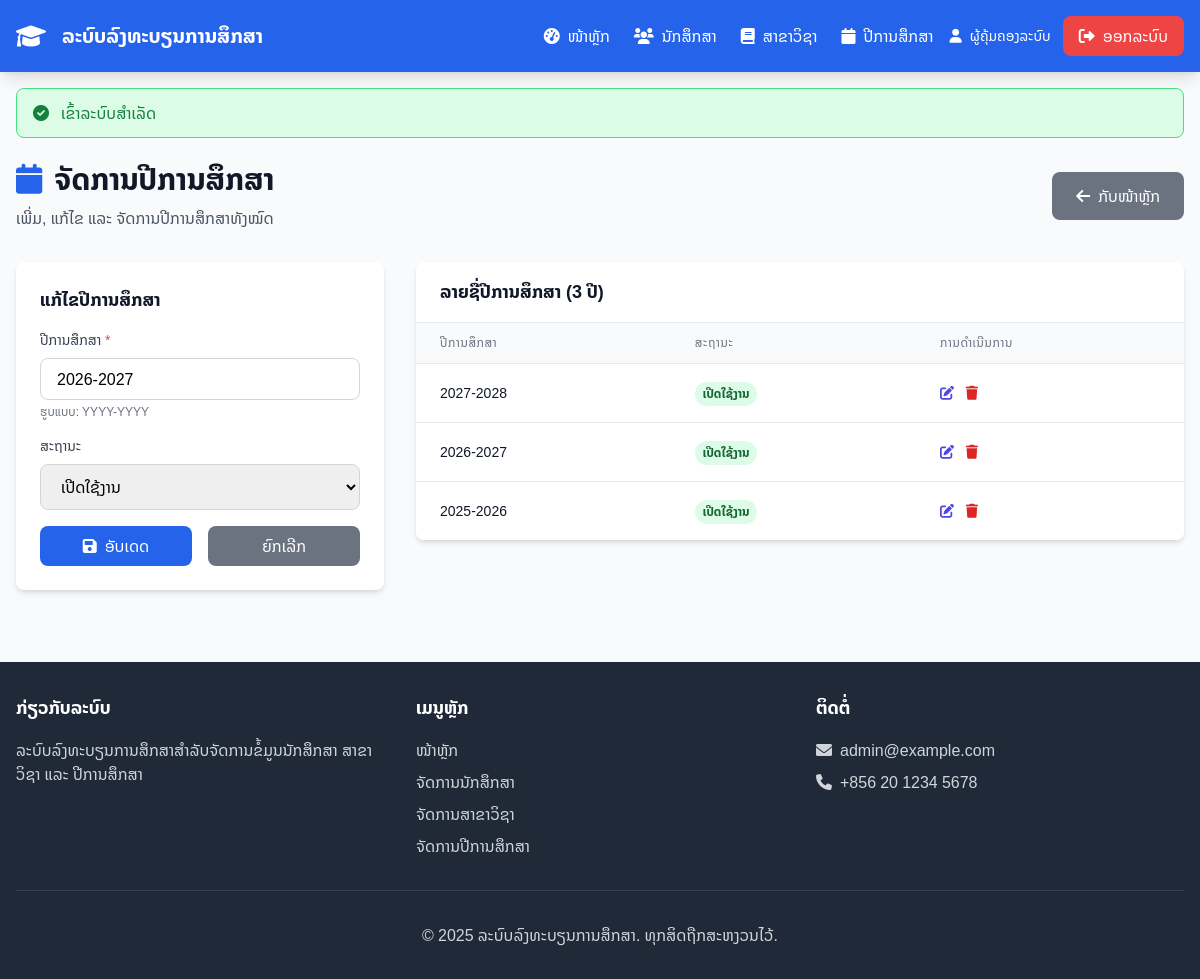
The page /views/years/?edit=2 (signed in) on the database its author committed.
### tables this page shows
CREATE TABLE `academic_years` (
  `id` int(11) NOT NULL,
  `year` varchar(9) NOT NULL,
  `status` enum('active','inactive') NOT NULL DEFAULT 'active'
);

### controllers/AuthController.php (called while the page is built, shortened)
<?php
require_once __DIR__ . '/../config/database.php';
class AuthController {
    public static function isLoggedIn() {
        return isset($_SESSION['user_id']);
    }
    public static function isAdmin() {
        return isset($_SESSION['role']) && $_SESSION['role'] === 'admin';
    }
}
?>

### controllers/YearController.php (called while the page is built, shortened)
<?php
require_once __DIR__ . '/../models/AcademicYear.php';
require_once __DIR__ . '/../config/database.php';
require_once __DIR__ . '/AuthController.php';
class YearController {
    private $academicYear;
    public function __construct() {
        $database = new Database();
        $this->db = $database->getConnection();
        $this->academicYear = new AcademicYear($this->db);
    }
    public function getAll() {
        return $this->academicYear->readAll();
    }
    public function getById($id) {
        $this->academicYear->id = $id;
        if ($this->academicYear->readOne()) {
            return $this->academicYear;
        }
        return null;
    }
}
?>

### config/database.php (called while the page is built, shortened)
<?php
class Database {
    private $host = 'localhost';
    private $db_name = 'register-learning';
    private $username = 'root';
    private $password = '';
    public function getConnection() {
        $this->conn = null;
        try {
            $this->conn = new PDO(
                "mysql:host=" . $this->host . ";dbname=" . $this->db_name . ";charset=utf8",
                $this->username,
                $this->password,
                [
                    PDO::ATTR_ERRMODE => PDO::ERRMODE_EXCEPTION,
                    PDO::ATTR_DEFAULT_FETCH_MODE => PDO::FETCH_ASSOC,
                    PDO::ATTR_EMULATE_PREPARES => false
                ]
            );
        } catch(PDOException $exception) {
            die("ເກີດຂໍ້ຜິດພາດໃນການເຊື່ອມຕໍ່ຖານຂໍ້ມູນ: " . $exception->getMessage());
        }
        return $this->conn;
    }
}
?>

### models/AcademicYear.php (called while the page is built, shortened)
<?php
require_once __DIR__ . '/../config/database.php';
class AcademicYear {
    private $conn;
    private $table_name = "academic_years";
    public $id;
    public function __construct($db) {
        $this->conn = $db;
    }
    public function readAll() {
        $query = "SELECT * FROM " . $this->table_name . " ORDER BY year DESC";
        $stmt = $this->conn->prepare($query);
        $stmt->execute();
        return $stmt->fetchAll();
    }
    public function readOne() {
        $query = "SELECT * FROM " . $this->table_name . " WHERE id = :id";
        $stmt = $this->conn->prepare($query);
        $stmt->bindParam(':id', $this->id);
        $stmt->execute();
        if($stmt->rowCount() > 0) {
            $row = $stmt->fetch();
            $this->year = $row['year'];
            $this->status = $row['status'];
            return true;
        }
        return false;
    }
}
?>

### views/years/index.php (the view, shortened to what this page needs)
<?php
require_once __DIR__ . '/../../controllers/YearController.php';
$yearController = new YearController();
$academic_years = $yearController->getAll();
$edit_year = null;
if (isset($_GET['edit']) && !empty($_GET['edit'])) {
    $edit_year = $yearController->getById($_GET['edit']);
}
include __DIR__ . '/../includes/header.php';
?>
<div class="flex flex-col md:flex-row md:items-center md:justify-between mb-8">
    <div>
        <h1 class="text-3xl font-bold text-gray-900 mb-2">
            <i class="fas fa-calendar mr-3 text-blue-600"></i>ຈັດການປີການສຶກສາ
        </h1>
        <p class="text-gray-600">ເພີ່ມ, ແກ້ໄຂ ແລະ ຈັດການປີການສຶກສາທັງໝົດ</p>
    </div>
    <div class="mt-4 md:mt-0">
        <a href="../dashboard.php" class="bg-gray-500 hover:bg-gray-600 text-white px-6 py-3 rounded-lg transition duration-200 inline-flex items-center">
            <i class="fas fa-arrow-left mr-2"></i>ກັບໜ້າຫຼັກ
        </a>
    </div>
</div>
<div class="grid grid-cols-1 lg:grid-cols-3 gap-8">
    <div class="lg:col-span-1">
        <div class="bg-white rounded-lg shadow-md p-6">
            <h2 class="text-lg font-semibold text-gray-900 mb-4">
                <?php echo $edit_year ? 'ແກ້ໄຂປີການສຶກສາ' : 'ເພີ່ມປີການສຶກສາໃໝ່'; ?>
            </h2>
            <form method="POST" class="space-y-4">
                <div>
                    <label for="year" class="block text-sm font-medium text-gray-700 mb-2">
                        ປີການສຶກສາ <span class="text-red-500">*</span>
                    </label>
                    <input type="text"
                           id="year"
                           name="year"
                           required
                           pattern="^\d{4}-\d{4}$"
                           value="<?php echo htmlspecialchars($_POST['year'] ?? ($edit_year ? $edit_year->year : '')); ?>"
                           class="w-full px-4 py-2 border border-gray-300 rounded-lg focus:outline-none focus:ring-2 focus:ring-blue-500"
                           placeholder="ຕົວຢ່າງ: 2025-2026">
                    <p class="text-xs text-gray-500 mt-1">ຮູບແບບ: YYYY-YYYY</p>
                </div>
                <div>
                    <label for="status" class="block text-sm font-medium text-gray-700 mb-2">
                        ສະຖານະ
                    </label>
                    <select id="status"
                            name="status"
                            class="w-full px-4 py-2 border border-gray-300 rounded-lg focus:outline-none focus:ring-2 focus:ring-blue-500">
                        <?php
                        $selected_status = $_POST['status'] ?? ($edit_year ? $edit_year->status : 'active');
                        ?>
                        <option value="active" <?php echo $selected_status === 'active' ? 'selected' : ''; ?>>ເປີດໃຊ້ງານ</option>
                    </select>
                </div>
                <div class="flex items-center space-x-4">
                    <?php if ($edit_year): ?>
                    <button type="submit" class="flex-1 bg-blue-600 hover:bg-blue-700 text-white py-2 px-4 rounded-lg transition duration-200">
                        <i class="fas fa-save mr-2"></i>ອັບເດດ
                    </button>
                    <a href="index.php" class="flex-1 bg-gray-500 hover:bg-gray-600 text-white py-2 px-4 rounded-lg transition duration-200 text-center">
                        ຍົກເລີກ
                    </a>
                    <?php else: ?>
                    <button type="submit" class="w-full bg-blue-600 hover:bg-blue-700 text-white py-2 px-4 rounded-lg transition duration-200">
                        <i class="fas fa-plus mr-2"></i>ເພີ່ມປີການສຶກສາ
                    </button>
                    <?php endif; ?>
                </div>
            </form>
        </div>
    </div>
    <div class="lg:col-span-2">
        <div class="bg-white rounded-lg shadow-md overflow-hidden">
            <div class="px-6 py-4 border-b border-gray-200">
                <h2 class="text-lg font-semibold text-gray-900">
                    ລາຍຊື່ປີການສຶກສາ (<?php echo count($academic_years); ?> ປີ)
                </h2>
            </div>
            <?php if (empty($academic_years)): ?>
            <div class="p-8 text-center">
                <i class="fas fa-calendar text-4xl text-gray-400 mb-4"></i>
                <p class="text-gray-500 text-lg">ຍັງບໍ່ມີປີການສຶກສາໃນລະບົບ</p>
                <p class="text-gray-400 mt-2">ເພີ່ມປີການສຶກສາໃໝ່ໂດຍໃຊ້ຟອມດ້ານຊ້າຍ</p>
            </div>
            <?php else: ?>
            <div class="overflow-x-auto">
                <table class="min-w-full divide-y divide-gray-200">
                    <thead class="bg-gray-50">
                        <tr>
                            <th class="px-6 py-3 text-left text-xs font-medium text-gray-500 uppercase tracking-wider">ປີການສຶກສາ</th>
                            <th class="px-6 py-3 text-left text-xs font-medium text-gray-500 uppercase tracking-wider">ສະຖານະ</th>
                            <th class="px-6 py-3 text-left text-xs font-medium text-gray-500 uppercase tracking-wider">ການດໍາເນີນການ</th>
                        </tr>
                    </thead>
                    <tbody class="bg-white divide-y divide-gray-200">
                        <?php foreach ($academic_years as $year): ?>
                        <tr class="hover:bg-gray-50">
                            <td class="px-6 py-4 whitespace-nowrap">
                                <div class="text-sm font-medium text-gray-900">
                                    <?php echo htmlspecialchars($year['year']); ?>
                                </div>
                            </td>
                            <td class="px-6 py-4 whitespace-nowrap">
                                <span class="inline-flex px-2 py-1 text-xs font-semibold rounded-full <?php echo $year['status'] === 'active' ? 'bg-green-100 text-green-800' : 'bg-red-100 text-red-800'; ?>">
                                    <?php echo $year['status'] === 'active' ? 'ເປີດໃຊ້ງານ' : 'ປິດໃຊ້ງານ'; ?>
                                </span>
                            </td>
                            <td class="px-6 py-4 whitespace-nowrap text-sm font-medium space-x-2">
                                <a href="?edit=<?php echo $year['id']; ?>"
                                   class="text-indigo-600 hover:text-indigo-900" title="ແກ້ໄຂ">
                                    <i class="fas fa-edit"></i>
                                </a>
                                <a href="?delete=<?php echo $year['id']; ?>"
                                   class="text-red-600 hover:text-red-900" title="ລົບ"
                                   onclick="return confirmDelete('ທ່ານຕ້ອງການລົບປີການສຶກສາ <?php echo htmlspecialchars($year['year']); ?> ແທ້ບໍ?')">
                                    <i class="fas fa-trash"></i>
                                </a>
                            </td>
                        </tr>
                        <?php endforeach; ?>
                    </tbody>
                </table>
            </div>
            <?php endif; ?>
        </div>
    </div>
</div>
<?php include __DIR__ . '/../includes/footer.php'; ?>

### views/includes/header.php (style rules this page uses)
body { font-family: 'Noto Sans Lao', sans-serif; }

### rows shown on the page
academic_years: year "2026-2027", status "ເປີດໃຊ້ງານ"
academic_years: year "2027-2028", status "ເປີດໃຊ້ງານ"
academic_years: year "2025-2026", status "ເປີດໃຊ້ງານ"

### other values the page prints
$_SESSION['full_name'] "ຜູ້ຄຸ້ມຄອງລະບົບ"
$_SESSION['success'] "ເຂົ້າລະບົບສໍາເລັດ"
count($academic_years) "3"
